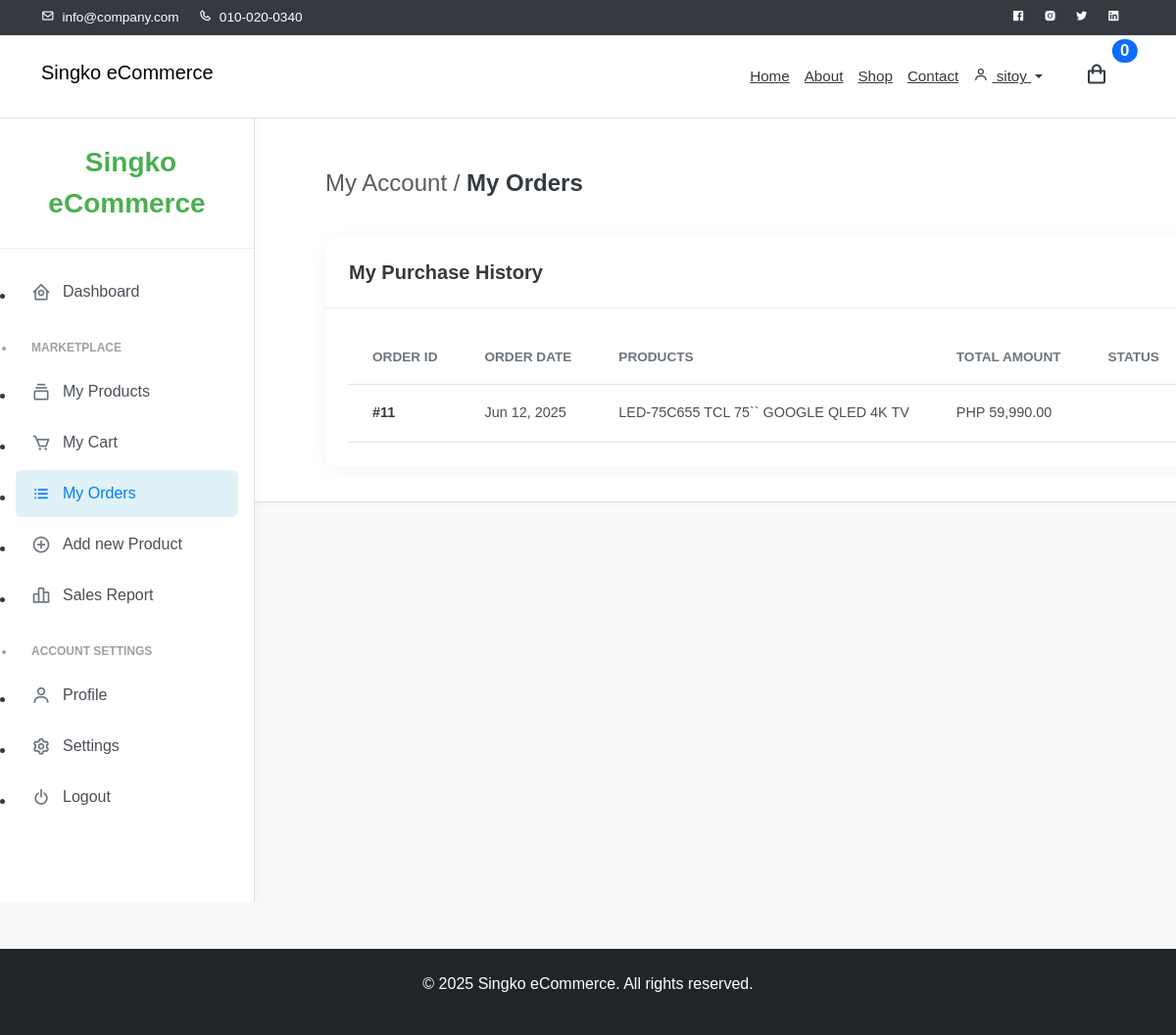
The app's page /my_orders.php (signed in) with its own data.
### tables this page shows
CREATE TABLE IF NOT EXISTS `orders` (
  `order_id` int NOT NULL AUTO_INCREMENT,
  `buyer_id` int NOT NULL,
  `order_date` timestamp NULL DEFAULT CURRENT_TIMESTAMP,
  `total_amount` decimal(10,2) NOT NULL,
  `shipping_address` text NOT NULL,
  `payment_status` enum('pending','paid','refunded') NOT NULL DEFAULT 'pending',
  `order_status` enum('pending','processing','shipped','delivered','cancelled') NOT NULL DEFAULT 'pending',
  `status` varchar(50) DEFAULT 'pending',
  `user_id` int NOT NULL,
  PRIMARY KEY (`order_id`),
  KEY `buyer_id` (`buyer_id`)
);

### my_orders.php (the view, shortened to what this page needs)
<?php
require_once 'db_config.php';
$user_id = $_SESSION['user_id'];
$my_orders = [];
$sql_orders = "SELECT
                    o.order_id,
                    o.order_date,
                    o.order_status AS status, -- Use order_status, alias as 'status' for existing display logic
                    SUM(oi.quantity * p.price) AS order_total,
                    GROUP_CONCAT(p.name SEPARATOR ', ') AS products_in_order
                FROM orders o
                JOIN order_items oi ON o.order_id = oi.order_id
                JOIN products p ON oi.product_id = p.product_id
                WHERE o.user_id = ?
                GROUP BY o.order_id, o.order_date, o.order_status
                ORDER BY o.order_date DESC";
try {
    $stmt_orders = $conn->prepare($sql_orders);
    $stmt_orders->bind_param("i", $user_id);
    $stmt_orders->execute();
    $result_orders = $stmt_orders->get_result();
    if ($result_orders->num_rows > 0) {
        while ($row = $result_orders->fetch_assoc()) {
            $my_orders[] = $row;
        }
    }
} catch (Exception $e) {
    error_log("My Orders Page: Database error fetching orders (MySQLi): " . $e->getMessage());
    $message = "Error loading your orders. Please try again later.";
    $message_type = "danger";
}
include 'includes/header.php';
?>
<div class="layout-wrapper layout-content-navbar">
        <div class="layout-container">
            <aside id="layout-menu" class="layout-menu menu-vertical menu bg-menu-theme">
                <div class="app-brand demo">
                    <a href="index.php" class="app-brand-link">
                        <span class="app-brand-text demo menu-text fw-bolder ms-2">Singko eCommerce</span>
                    </a>
                </div>
                <ul class="menu-inner py-1">
                    <li class="menu-item <?php echo (basename($_SERVER['PHP_SELF']) == 'dashboard.php') ? 'active' : ''; ?>">
                        <a href="dashboard.php" class="menu-link">
                            <i class="menu-icon tf-icons bx bx-home-circle"></i>
                            <div data-i18n="Dashboard">Dashboard</div>
                        </a>
                    </li>
                    <li class="menu-header small text-uppercase">
                        <span class="menu-header-text">Marketplace</span>
                    </li>
                    <li class="menu-item <?php echo (basename($_SERVER['PHP_SELF']) == 'my_products.php') ? 'active' : ''; ?>">
                        <a href="my_products.php" class="menu-link">
                            <i class="menu-icon tf-icons bx bx-collection"></i>
                            <div data-i18n="My Products">My Products</div>
                        </a>
                    </li>
                    <li class="menu-item <?php echo (basename($_SERVER['PHP_SELF']) == 'my_cart.php') ? 'active' : ''; ?>">
                        <a href="my_cart.php" class="menu-link">
                            <i class="menu-icon tf-icons bx bx-cart"></i>
                            <div data-i18n="My Cart">My Cart</div>
                        </a>
                    </li>
                    <li class="menu-item <?php echo (basename($_SERVER['PHP_SELF']) == 'my_orders.php') ? 'active' : ''; ?>">
                        <a href="my_orders.php" class="menu-link">
                            <i class="menu-icon tf-icons bx bx-list-ul"></i>
                            <div data-i18n="My Orders">My Orders</div>
                        </a>
                    </li>
                    <li class="menu-item <?php echo (basename($_SERVER['PHP_SELF']) == 'add_product.php') ? 'active' : ''; ?>">
                        <a href="add_product.php" class="menu-link">
                            <i class='menu-icon tf-icons bx bx-plus-circle'></i>
                            <div data-i18n="Add new Product">Add new Product</div>
                        </a>
                    </li>
                    <li class="menu-item <?php echo (basename($_SERVER['PHP_SELF']) == 'sales_report.php') ? 'active' : ''; ?>">
                        <a href="sales_report.php" class="menu-link">
                            <i class='menu-icon tf-icons bx bx-bar-chart-alt-2'></i>
                            <div data-i18n="Sales Report">Sales Report</div>
                        </a>
                    </li>
                    <li class="menu-header small text-uppercase">
                        <span class="menu-header-text">Account Settings</span>
                    </li>
                    <li class="menu-item <?php echo (basename($_SERVER['PHP_SELF']) == 'profile.php') ? 'active' : ''; ?>">
                        <a href="profile.php" class="menu-link">
                            <i class="menu-icon tf-icons bx bx-user"></i>
                            <div data-i18n="Profile">Profile</div>
                        </a>
                    </li>
                    <li class="menu-item <?php echo (basename($_SERVER['PHP_SELF']) == 'settings.php') ? 'active' : ''; ?>">
                        <a href="settings.php" class="menu-link">
                            <i class="menu-icon tf-icons bx bx-cog"></i>
                            <div data-i18n="Settings">Settings</div>
                        </a>
                    </li>
                    <li class="menu-item">
                        <a href="logout.php" class="menu-link">
                            <i class="menu-icon tf-icons bx bx-power-off"></i>
                            <div data-i18n="Logout">Logout</div>
                        </a>
                    </li>
                </ul>
            </aside>
            <div class="layout-page">
                <nav class="layout-navbar container-xxl navbar navbar-expand-xl navbar-detached align-items-center bg-navbar-theme" id="layout-navbar">
                <div class="content-wrapper">
                    <div class="container-xxl flex-grow-1 container-p-y">
                        <h4 class="fw-bold py-3 mb-4"><span class="text-muted fw-light">My Account /</span> My Orders</h4>
                        <div class="card">
                            <h5 class="card-header">My Purchase History</h5>
                            <div class="card-body">
                                <div class="table-responsive text-nowrap">
                                    <table class="table table-hover">
                                        <thead>
                                            <tr>
                                                <th>Order ID</th>
                                                <th>Order Date</th>
                                                <th>Products</th>
                                                <th>Total Amount</th>
                                                <th>Status</th>
                                            </tr>
                                        </thead>
                                        <tbody class="table-border-bottom-0">
                                            <?php if (!empty($my_orders)): ?>
                                                <?php foreach ($my_orders as $order): ?>
                                                    <tr>
                                                        <td><strong>#<?php echo htmlspecialchars($order['order_id']); ?></strong></td>
                                                        <td><?php echo date('M d, Y', strtotime($order['order_date'])); ?></td>
                                                        <td><?php echo htmlspecialchars($order['products_in_order']); ?></td>
                                                        <td>PHP <?php echo number_format($order['order_total'], 2); ?></td>
                                                        <td>
                                                        </td>
                                                    </tr>
                                                <?php endforeach; ?>
                                            <?php else: ?>
                                                <tr>
                                                    <td colspan="6" class="text-center">You have not placed any orders yet. <a href="index.php">Start shopping!</a></td>
                                                </tr>
                                            <?php endif; ?>
                                        </tbody>
                                    </table>
                                </div>
                            </div>
                        </div>
                    </div>
                </div>
                </div>
            </div>
    </div>
    </main> <footer class="bg-dark text-white py-4 mt-5">
    <div class="container text-center">
        <p>&copy; <?php echo date('Y'); ?> Singko eCommerce. All rights reserved.</p>
    </div>
</footer>
</body>
</html>

### css/style.css (style rules this page uses)
body { font-family: 'Public Sans', sans-serif; background-color: #f8f9fa; margin: 0; display: flex; flex-direction: column; min-height: 100vh; color: #343a40; }
.navbar { border-bottom: 1px solid rgba(0, 0, 0, 0.05); background-color: #ffffff !important; padding: 0.75rem 1.5rem; box-shadow: 0 2px 4px rgba(0, 0, 0, 0.04); }
.layout-wrapper { display: flex; width: 100%; min-height: 100vh; overflow: hidden; }
.layout-container { display: flex; flex-grow: 1; }
.layout-menu { width: 260px; flex-shrink: 0; background-color: #ffffff !important; border-right: 1px solid #e0e0e0; box-shadow: 2px 0 10px rgba(0,0,0,0.03); padding-top: 0; transition: all 0.3s ease; position: sticky; top: 0; height: 100vh; overflow-y: auto; z-index: 1030; }
.app-brand { padding: 1.5rem 1rem; text-align: center; border-bottom: 1px solid #f0f0f0; margin-bottom: 1rem; }
.app-brand-text { font-size: 1.75rem; font-weight: 700; color: #4CAF50 !important; }
.app-brand-link { text-decoration: none; }
.menu-inner { padding: 0 1rem; padding-top: 1.5rem; }
.menu-item { margin-bottom: 0.25rem; }
.menu-link { display: flex; align-items: center; padding: 0.75rem 1rem; border-radius: 0.4rem; color: #495057; text-decoration: none; transition: all 0.2s ease; font-weight: 500; }
.menu-link .menu-icon { font-size: 1.25rem; margin-right: 0.75rem; color: #6c757d; transition: color 0.2s ease; }
.menu-item.active > .menu-link, .menu-item .menu-link:hover { background-color: #e0f2f7; color: #007bff; }
.menu-item.active > .menu-link { background-color: #e0f2f7; color: #007bff; }
.menu-item.active > .menu-link .menu-icon { color: #007bff; }
.menu-header { margin-top: 1.5rem; margin-bottom: 0.75rem; padding: 0 1rem; font-size: 0.75rem; text-transform: uppercase; color: #a0a0a0; font-weight: 600; }
.layout-page { flex-grow: 1; display: flex; flex-direction: column; background-color: #f8f9fa; overflow-x: hidden; }
.content-wrapper { flex-grow: 1; padding: 0 1.5rem 0 1.5rem; }
.layout-navbar { background-color: #ffffff !important; border-bottom: 1px solid #e0e0e0; box-shadow: 0 2px 5px rgba(0,0,0,0.03); padding: 0.75rem 1.5rem; height: auto; min-height: 56px; display: flex; justify-content: space-between; align-items: center; margin-bottom: 0 !important; }
.container-xxl.flex-grow-1.container-p-y { padding-top: 1.5rem !important; padding-bottom: 1.5rem !important; padding-left: 1.5rem !important; padding-right: 1.5rem !important; }
.card { border-radius: 0.75rem; border: none; box-shadow: 0 4px 20px rgba(0, 0, 0, 0.05); overflow: hidden; transition: all 0.3s ease; }
.card-body { padding: 1.5rem; }
.card-header { background-color: #ffffff; border-bottom: 1px solid #f0f0f0; padding: 1.5rem; font-size: 1.25rem; font-weight: 600; color: #343a40; }
.table { margin-bottom: 0; }
.table thead th { font-size: 0.85rem; font-weight: 600; text-transform: uppercase; color: #6c757d; border-bottom: 1px solid #e0e0e0; padding: 1rem 1.5rem; }
.table tbody tr { transition: background-color 0.2s ease; }
.table tbody td { padding: 1rem 1.5rem; vertical-align: middle; color: #495057; font-size: 0.9rem; }
.table tbody td strong { color: #343a40; }

### includes/header.php (style rules this page uses)
body { display: flex; flex-direction: column; min-height: 100vh; }

### records on screen
orders: order_id "11", order_date "Jun 12, 2025", products_in_order "LED-75C655 TCL 75`` GOOGLE QLED 4K TV", order_total "59,990.00"

### other values on screen
$_SESSION['username'] "sitoy"
